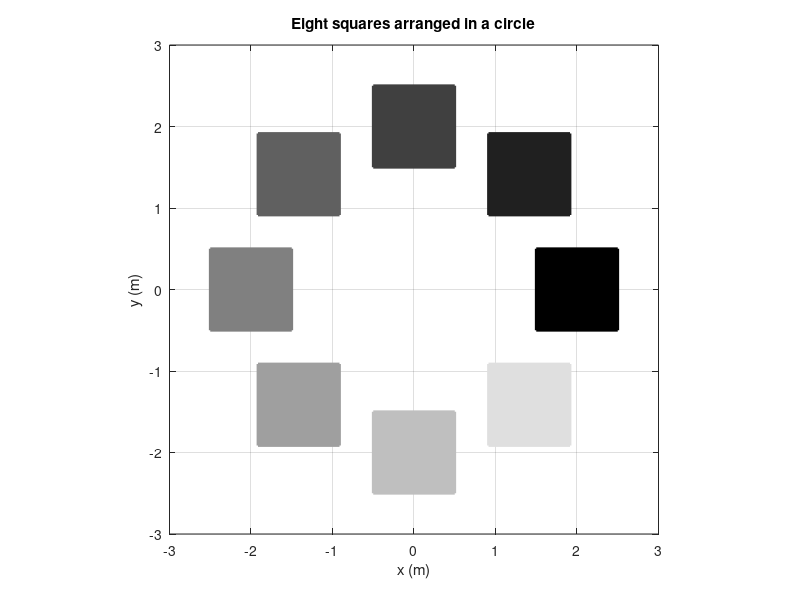

This figure's MATLAB source:
%% Makes a plot of eight squares arranged in a circle.

clear variables; close all; clc

UnitSquare = 0.5*[-1  1 1 -1 -1;
                  -1 -1 1  1 -1];

% Prepare eight squares 
for i = 1:8
  theta = (i-1)*2*pi/8;           % angle at which to place square
  r = 2*[cos(theta); sin(theta)]; % center of square
  NewSquare = UnitSquare + r;     % create new square
  col = (i-1)*[1 1 1]/8;          % fill and edge color of square
  fill(NewSquare(1,:),NewSquare(2,:),col,'EdgeColor',col,'LineWidth',2)
  hold on           % Keep all squares on a plot
end

% Plot parameters
title('Eight squares arranged in a circle')
xlabel('x (m)'); xlim([-3 3]) 
ylabel('y (m)'); ylim([-3 3])
grid on
axis equal

% Save plot
saveas(gcf, 'SquareCircle.png')